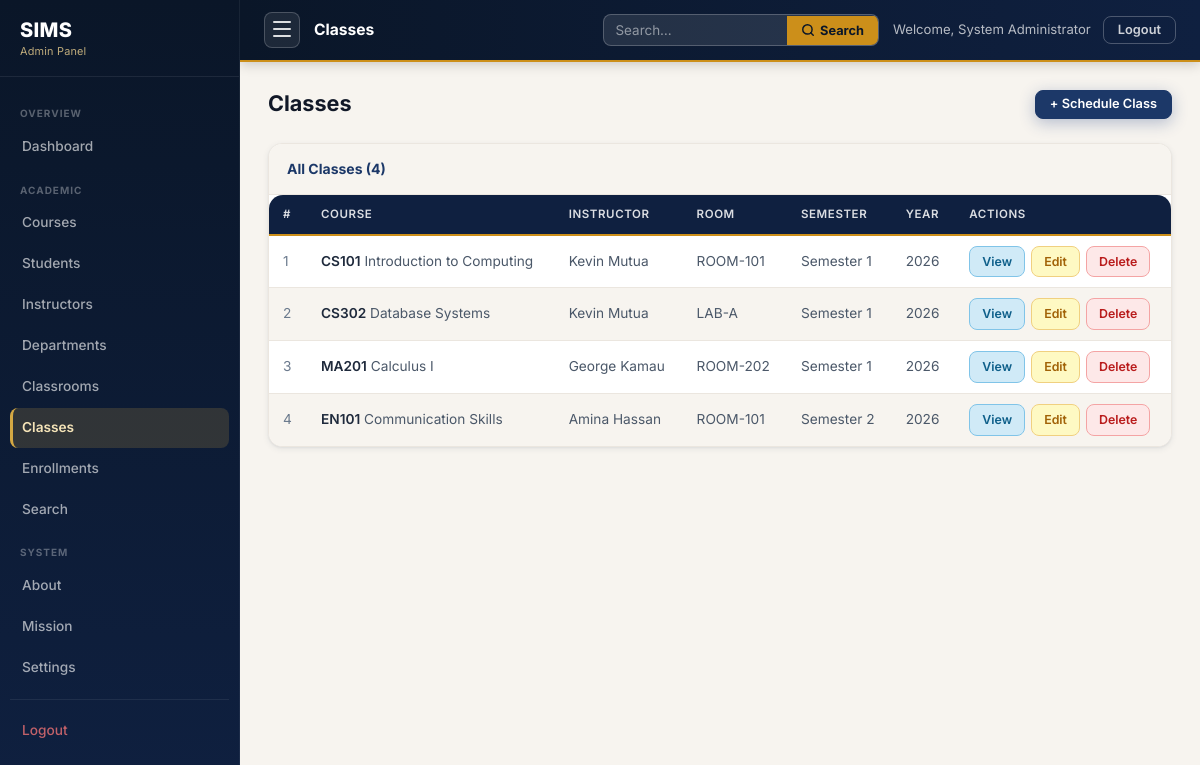
The page /classes.php (signed in) on the database its author committed.
### tables this page shows
CREATE TABLE classes (
    class_id      INT        NOT NULL AUTO_INCREMENT,
    course_id     INT        NOT NULL,
    instructor_id INT        NOT NULL,
    classroom_id  INT        DEFAULT NULL COMMENT 'NULL for online classes',
    semester      VARCHAR(20) NOT NULL    COMMENT 'e.g. Semester 1, Semester 2',
    academic_year YEAR        NOT NULL,
    schedule_day  VARCHAR(50) NOT NULL    COMMENT 'e.g. Monday / Wednesday',
    start_time    TIME        NOT NULL,
    end_time      TIME        NOT NULL,
    max_students  SMALLINT    NOT NULL DEFAULT 40,

    CONSTRAINT pk_classes        PRIMARY KEY (class_id),
    CONSTRAINT uq_class_offering UNIQUE (course_id, instructor_id, semester, academic_year),
    CONSTRAINT fk_class_course
        FOREIGN KEY (course_id)
        REFERENCES courses(course_id)
        ON DELETE RESTRICT
        ON UPDATE CASCADE,
    CONSTRAINT fk_class_instructor
        FOREIGN KEY (instructor_id)
        REFERENCES instructors(instructor_id)
        ON DELETE RESTRICT
        ON UPDATE CASCADE,
    CONSTRAINT fk_class_classroom
        FOREIGN KEY (classroom_id)
        REFERENCES classrooms(classroom_id)
        ON DELETE SET NULL
        ON UPDATE CASCADE
);

CREATE TABLE courses (
    course_id     INT          NOT NULL AUTO_INCREMENT,
    department_id INT          NOT NULL,
    course_code   VARCHAR(20)  NOT NULL,
    course_name   VARCHAR(200) NOT NULL,
    description   TEXT         DEFAULT NULL,
    credits       TINYINT      NOT NULL DEFAULT 3,
    level         VARCHAR(20)  NOT NULL DEFAULT 'Undergraduate'
                      COMMENT 'e.g. Undergraduate, Postgraduate',

    CONSTRAINT pk_courses     PRIMARY KEY (course_id),
    CONSTRAINT uq_course_code UNIQUE (course_code),
    CONSTRAINT fk_course_dept
        FOREIGN KEY (department_id)
        REFERENCES departments(department_id)
        ON DELETE RESTRICT
        ON UPDATE CASCADE
);

CREATE TABLE classrooms (
    classroom_id  INT          NOT NULL AUTO_INCREMENT,
    room_number   VARCHAR(20)  NOT NULL,
    building      VARCHAR(100) NOT NULL,
    capacity      SMALLINT     NOT NULL DEFAULT 30,
    has_projector TINYINT(1)   NOT NULL DEFAULT 0,
    has_lab       TINYINT(1)   NOT NULL DEFAULT 0,

    CONSTRAINT pk_classrooms  PRIMARY KEY (classroom_id),
    CONSTRAINT uq_room_number UNIQUE (room_number)
);

### classes.php (the view, shortened to what this page needs)
<?php
require_once '../config.php'; require_once 'admin_auth.php';
$classes=$pdo->query(
    "SELECT cl.class_id,co.course_code,co.course_name,
            CONCAT(i.first_name,' ',i.last_name) AS instructor,
            cr.room_number,cl.semester,cl.academic_year,cl.max_students
     FROM classes cl
     JOIN courses     co ON cl.course_id=co.course_id
     JOIN instructors i  ON cl.instructor_id=i.instructor_id
     LEFT JOIN classrooms cr ON cl.classroom_id=cr.classroom_id
     ORDER BY cl.academic_year DESC,cl.semester,co.course_code"
)->fetchAll();
require_once '../includes/admin_sidebar.php';
?>
<div class="admin-ph"><div class="admin-ph-row"><h2 class="admin-ph-title">Classes</h2><a href="classes.php?action=add" class="btn btn-primary btn-sm">+ Schedule Class</a></div></div>
<div class="admin-table-card">
  <div class="admin-table-toolbar"><span class="admin-table-toolbar-title">All Classes (<?=count($classes)?>)</span>
  </div>
  <div class="admin-table-wrap">
    <?php if(empty($classes)):?><p class="admin-empty">No classes scheduled yet.</p><?php else:?>
    <table id="classes-table">
      <thead><tr><th>#</th><th>Course</th><th>Instructor</th><th>Room</th><th>Semester</th><th>Year</th><th>Actions</th></tr></thead>
      <tbody>
      <?php foreach($classes as $i=>$cl):?>
        <tr>
          <td style="color:var(--text-muted)"><?=$i+1?></td>
          <td><strong><?=htmlspecialchars($cl['course_code'],ENT_QUOTES,'UTF-8')?></strong> <?=htmlspecialchars($cl['course_name'],ENT_QUOTES,'UTF-8')?></td>
          <td><?=htmlspecialchars($cl['instructor'],ENT_QUOTES,'UTF-8')?></td>
          <td><?=htmlspecialchars($cl['room_number']??'Online',ENT_QUOTES,'UTF-8')?></td>
          <td><?=htmlspecialchars($cl['semester'],ENT_QUOTES,'UTF-8')?></td>
          <td><?=(int)$cl['academic_year']?></td>
          <td><div class="act-row">
            <a href="class_view.php?id=<?=(int)$cl['class_id']?>" class="btn-view">View</a>
            <a href="class_edit.php?id=<?=(int)$cl['class_id']?>" class="btn-edit">Edit</a>
            <a href="class_delete.php?id=<?=(int)$cl['class_id']?>" class="btn-delete" onclick="return confirm('Delete this class?')">Delete</a>
          </div></td>
        </tr>
      <?php endforeach;?>
      </tbody>
    </table>
    <?php endif;?>
  </div>
</div>
<?php require_once '../includes/admin_footer.php'; ?>

### admin.css (style rules this page uses)
.admin-body { background: var(--bg-tinted); display: block; }
.admin-ph { margin-bottom: 24px; }
.admin-ph-row { display: flex; align-items: center; justify-content: space-between; flex-wrap: wrap; gap: 12px; }
.admin-ph-title { font-size: 1.35rem; font-weight: 700; color: var(--text-900); line-height: 1.2; }
.admin-table-card { background: var(--surface); border: 1px solid var(--border-light); border-radius: var(--r-lg); box-shadow: var(--shadow-sm); overflow: hidden; margin-bottom: 24px; }
.admin-table-toolbar { display: flex; align-items: center; justify-content: space-between; flex-wrap: wrap; gap: 12px; padding: 14px 18px; border-bottom: 1px solid var(--border-light); background: var(--bg-tinted); }
.admin-table-toolbar-title { font-size: 0.875rem; font-weight: 700; color: var(--primary); }
.admin-table-wrap { overflow-x: auto; }
.admin-table-wrap table { width: 100%; border-collapse: collapse; font-size: 0.855rem; }
.admin-table-wrap thead tr { background: var(--primary-900); }
.admin-table-wrap thead th { color: rgba(255,255,255,0.85); font-size: 0.72rem; font-weight: 600; text-transform: uppercase; letter-spacing: 0.6px; padding: 10px 14px; text-align: left; white-space: nowrap; border-bottom: 2px solid var(--accent-600); }
.admin-table-wrap tbody tr { border-bottom: 1px solid var(--border-light); transition: background 120ms; }
.admin-table-wrap tbody tr:last-child { border-bottom: none; }
.admin-table-wrap tbody tr:nth-child(even) { background: var(--bg-tinted); }
.admin-table-wrap tbody td { padding: 10px 14px; color: var(--text-secondary); vertical-align: middle; }
.admin-table-wrap tbody td strong { color: var(--text); }
.act-row { display: flex; gap: 6px; flex-wrap: wrap; }
.btn-view { background: var(--info-light); color: var(--info); border: 1px solid var(--info-border); font-size: 0.775rem; padding: 5px 12px; border-radius: var(--r); font-weight: 600; text-decoration: none; white-space: nowrap; display: inline-block; transition: background 140ms; }
.btn-edit { background: var(--warning-light); color: var(--warning); border: 1px solid var(--warning-border); font-size: 0.775rem; padding: 5px 12px; border-radius: var(--r); font-weight: 600; text-decoration: none; white-space: nowrap; display: inline-block; transition: background 140ms; }
.btn-delete { background: var(--error-light); color: var(--error); border: 1px solid var(--error-border); font-size: 0.775rem; padding: 5px 12px; border-radius: var(--r); font-weight: 600; text-decoration: none; white-space: nowrap; display: inline-block; transition: background 140ms; cursor: pointer; }

### rows shown on the page
classes: course.course_code "CS101", course.course_name "Introduction to Computing", instructor "Kevin Mutua", classroom.room_number "ROOM-101", semester "Semester 1", academic_year "2026"
classes: course.course_code "CS302", course.course_name "Database Systems", instructor "Kevin Mutua", classroom.room_number "LAB-A", semester "Semester 1", academic_year "2026"
classes: course.course_code "MA201", course.course_name "Calculus I", instructor "George Kamau", classroom.room_number "ROOM-202", semester "Semester 1", academic_year "2026"
classes: course.course_code "EN101", course.course_name "Communication Skills", instructor "Amina Hassan", classroom.room_number "ROOM-101", semester "Semester 2", academic_year "2026"

### other values the page prints
$label "Dashboard"
$label "Courses"
$label "Students"
$label "Instructors"
$label "Departments"
$label "Classrooms"
$label "Classes"
$label "Enrollments"
$label "Search"
$label "About"
$label "Mission"
$label "Settings"
$pageTitle "Classes"
$adminName "System Administrator"
count($classes) "4"
